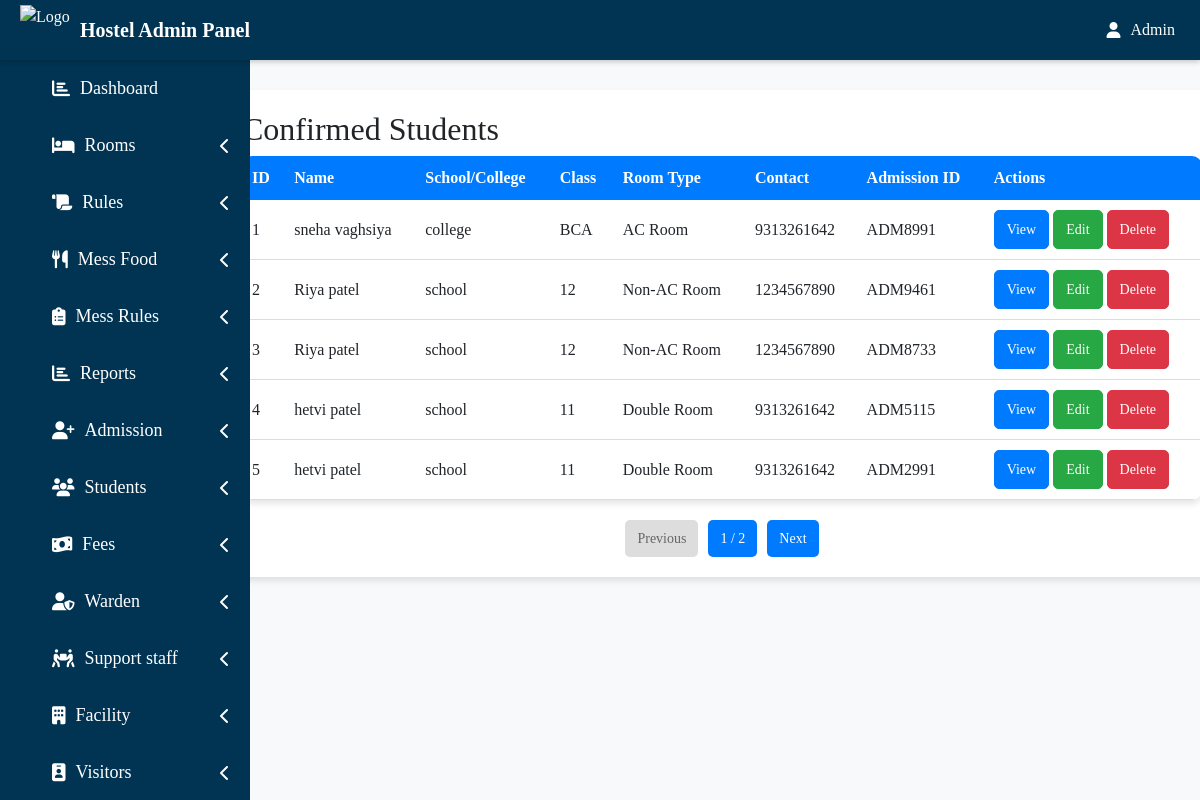
The page /hadmin/view_student.php on the database its author committed.
### tables this page shows
CREATE TABLE `hostel_student` (
  `id` int(11) NOT NULL,
  `name` varchar(100) NOT NULL,
  `email` varchar(100) NOT NULL,
  `school_college` varchar(150) NOT NULL,
  `class` varchar(50) DEFAULT NULL,
  `room_type` varchar(50) DEFAULT NULL,
  `contact` varchar(20) DEFAULT NULL,
  `guardian_name` varchar(100) DEFAULT NULL,
  `guardian_contact` varchar(20) DEFAULT NULL,
  `admission_id` varchar(50) DEFAULT NULL,
  `status` enum('Pending','Confirmed','Allocated') DEFAULT 'Pending',
  `created_at` timestamp NOT NULL DEFAULT current_timestamp()
);

### hadmin/view_student.php (the view, shortened to what this page needs)
<?php
$limit = 5;
$page = isset($_GET['page']) ? (int)$_GET['page'] : 1;
$page = max(1, $page);
$start = ($page - 1) * $limit;
$totalResult = mysqli_query($conn, "SELECT COUNT(*) as total FROM hostel_student");
$totalRow = mysqli_fetch_assoc($totalResult);
$totalRecords = $totalRow['total'];
$totalPages = ceil($totalRecords / $limit);
$result = mysqli_query($conn, "SELECT * FROM hostel_student LIMIT $start, $limit");
?>
<?php include('include/side.php'); ?>
  <link href="https://cdn.jsdelivr.net/npm/bootstrap@5.3.0/dist/css/bootstrap.min.css" rel="stylesheet">
 <div class="container mt-4">
        <div class="container1">
<h2>Confirmed Students</h2>
<table>
    <tr>
        <th>ID</th>
        <th>Name</th>
        <th>School/College</th>
        <th>Class</th>
        <th>Room Type</th>
        <th>Contact</th>
        <th>Admission ID</th>
        <th>Actions</th>
    </tr>
    <?php while ($row = mysqli_fetch_assoc($result)) { ?>
    <tr>
        <td><?= $row['id'] ?></td>
        <td><?= $row['name'] ?></td>
        <td><?= $row['school_college'] ?></td>
        <td><?= $row['class'] ?></td>
        <td><?= $row['room_type'] ?></td>
        <td><?= $row['contact'] ?></td>
        <td><?= $row['admission_id'] ?></td>
        <td>
            <a href="student_details.php?id=<?= $row['id'] ?>" class="view-btn">View</a>
            <a href="edit_student.php?id=<?= $row['id'] ?>" class="edit-btn">Edit</a>
            <a href="delete_student.php?id=<?= $row['id'] ?>" onclick="return confirm('Delete this student?');"  class="delete-btn ">Delete</a>
        </td>
    </tr>
    <?php } ?>
</table>
<div class="pagination">
    <?php if ($page > 1): ?>
        <a href="?page=<?php echo $page - 1; ?>">Previous</a>
    <?php else: ?>
        <span class="disabled">Previous</span>
    <?php endif; ?>
    <span><?php echo $page; ?> / <?php echo $totalPages; ?></span>
    <?php if ($page < $totalPages): ?>
        <a href="?page=<?php echo $page + 1; ?>">Next</a>
    <?php else: ?>
        <span class="disabled">Next</span>
    <?php endif; ?>
</div>
</div>
</div>
</body>
</html>

### hadmin/include/side.php (style rules this page uses)
* { margin: 0; padding: 0; font-family: times new roman; }

### hadmin/view_student.php (style rules this page uses)
body { font-family: 'Poppins', sans-serif; background-color: #f8f9fa; }
.container1 { background: #fff; padding: 20px; border-radius: 10px; box-shadow: 0 4px 6px rgba(0, 0, 0, 0.1); margin-top: 90px; margin-left: 180px; width: 1000px; margin-bottom: 30px; }
table { width: 100%; background: #fff; border-radius: 10px; overflow: hidden; box-shadow: 0 4px 6px rgba(0, 0, 0, 0.1); }
th { background: #007bff; color: white; text-align: left; padding: 10px; }
td { padding: 10px; border-bottom: 1px solid #ddd; }
.edit-btn { background: #28a745; color: white; }
.delete-btn { background: #dc3545; color: white; }
.pagination { margin-top: 20px; display: flex; justify-content: center; gap: 10px; }
.pagination a, .pagination span { padding: 8px 12px; border-radius: 5px; text-decoration: none; font-size: 14px; background: #007bff; color: white; }
.pagination .disabled { background: #ddd; color: #666; pointer-events: none; }
.edit-btn { background: #28a745; color: white; border: 1px solid #28a745; }
.delete-btn { background: #dc3545; color: white; border: 1px solid #dc3545; }
.view-btn { background: #007bff; color: white; border: 1px solid #007bff; }
td a { padding: 8px 12px; border-radius: 5px; font-size: 14px; text-decoration: none; display: inline-block; }
td a.view-btn { background: #007bff; color: white; }
td a.edit-btn { background: #28a745; color: white; }
td a.delete-btn { background: #dc3545; color: white; }

### rows shown on the page
hostel_student: id "1", name "sneha vaghsiya", school_college "college", class "BCA", room_type "AC Room", contact "9313261642", admission "ADM8991"
hostel_student: id "2", name "Riya patel", school_college "school", class "12", room_type "Non-AC Room", contact "1234567890", admission "ADM9461"
hostel_student: id "3", name "Riya patel", school_college "school", class "12", room_type "Non-AC Room", contact "1234567890", admission "ADM8733"
hostel_student: id "4", name "hetvi patel", school_college "school", class "11", room_type "Double Room", contact "9313261642", admission "ADM5115"
hostel_student: id "5", name "hetvi patel", school_college "school", class "11", room_type "Double Room", contact "9313261642", admission "ADM2991"

### other values the page prints
$page "1"
$totalPages "2"
